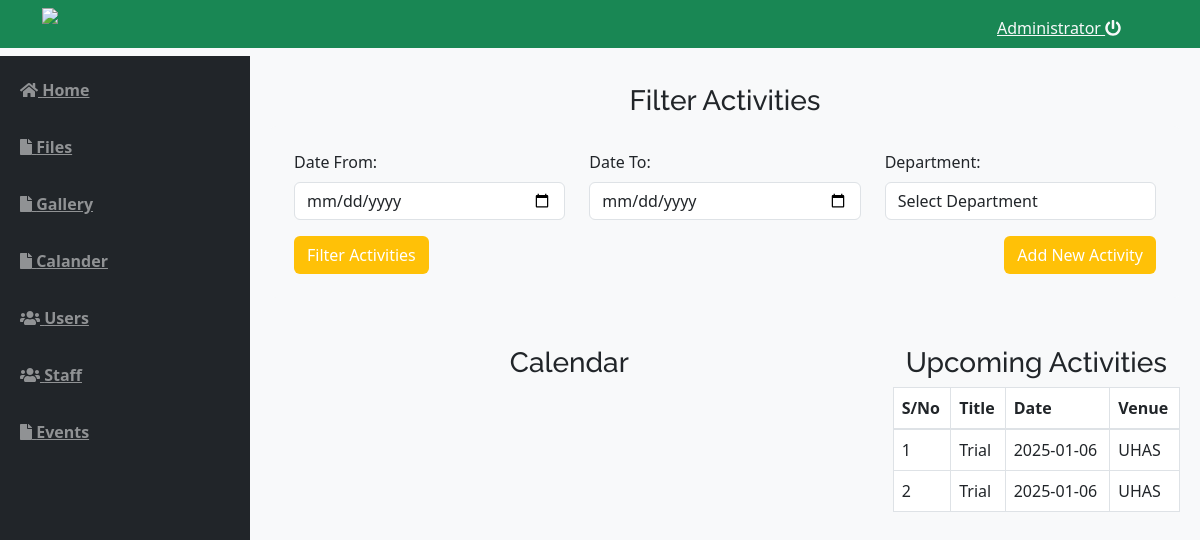
/index.php?page=calendar (signed in), run on the app's committed database.
### tables this page shows
CREATE TABLE `activities` (
  `id` int(11) NOT NULL,
  `activity_title` varchar(255) NOT NULL,
  `activity_date` date NOT NULL,
  `activity_time` time NOT NULL,
  `venue` varchar(255) DEFAULT NULL,
  `directorate` varchar(255) DEFAULT NULL,
  `number_of_attendees` int(11) DEFAULT NULL,
  `approved_by` varchar(255) DEFAULT NULL,
  `remarks` text DEFAULT NULL
);

### calendar.php (the view, shortened to what this page needs)
<?php
include 'database/db_connect.php';
$search_date_from = isset($_POST['date_from']) ? $_POST['date_from'] : '';
$search_date_to = isset($_POST['date_to']) ? $_POST['date_to'] : '';
$query = "SELECT * FROM activities WHERE 1";
$stmt = $pdo->prepare($query);
$stmt->execute();
$activities = $stmt->fetchAll();
?>
<!DOCTYPE html>
<html lang="en">
<head>
    <link href="https://cdn.jsdelivr.net/npm/bootstrap@5.3.0-alpha1/dist/css/bootstrap.min.css" rel="stylesheet">
    <link href="https://cdn.jsdelivr.net/npm/font-awesome/css/font-awesome.min.css" rel="stylesheet">
    <link href="https://cdnjs.cloudflare.com/ajax/libs/fullcalendar/3.2.0/fullcalendar.min.css" rel="stylesheet">
</head>
<body>
    <div class="container">
        <h3 class="text-center">Filter Activities</h3>
        <form action="calendar_activities.php" method="POST" class="bg-light p-4 rounded">
            <div class="row">
                <div class="col-md-4">
                    <label for="date_from" class="form-label">Date From:</label>
                    <input type="date" class="form-control" name="date_from" id="date_from" value="<?php echo htmlspecialchars($search_date_from); ?>">
                </div>
                <div class="col-md-4">
                    <label for="date_to" class="form-label">Date To:</label>
                    <input type="date" class="form-control" name="date_to" id="date_to" value="<?php echo htmlspecialchars($search_date_to); ?>">
                </div>
                <div class="col-md-4">
                    <label for="department" class="form-label">Department:</label>
                    <select class="form-control" name="department" id="department">
                        <option value="">Select Department</option>
                    </select>
                </div>
            </div>
            <div class="d-flex justify-content-between mt-3">
                <button type="submit" class="btn btn-custom">Filter Activities</button>
                <a href="index.php?page=add_activity" class="btn btn-custom">Add New Activity</a>
            </div>
        </form>
        <div class="row mt-5">
            <div class="col-lg-8">
                <h3 class="text-center">Calendar</h3>
            </div>
            <div class="col-lg-4">
                <h3 class="text-center">Upcoming Activities</h3>
                <table class="table table-bordered table-hover">
                    <thead>
                        <tr>
                            <th>S/No</th>
                            <th>Title</th>
                            <th>Date</th>
                            <th>Venue</th>
                        </tr>
                    </thead>
                    <tbody>
                        <?php
                        $i = 1;
                        foreach ($activities as $activity):
                        ?>
                        <tr>
                            <td><?php echo $i++; ?></td>
                            <td><?php echo htmlspecialchars($activity['activity_title']); ?></td>
                            <td><?php echo htmlspecialchars($activity['activity_date']); ?></td>
                            <td><?php echo htmlspecialchars($activity['venue']); ?></td>
                        </tr>
                        <?php endforeach; ?>
                    </tbody>
                </table>
            </div>
        </div>
    </div>
</body>
</html>

### assets/css/style.css (style rules this page uses)
body { font-family: "Open Sans", sans-serif; color: #444444; width: 100%; height: calc(100%); }
a { color: #1977cc; }
h1, h2, h3, h4, h5, h6 { font-family: "Raleway", sans-serif; }

### index.php (style rules this page uses)
body { background: #80808045; }

### calendar.php (style rules this page uses)
body { background-color: #f8f9fa; }
.container { margin-top: 20px; }
.btn-custom { background-color: #ffc107; color: white; }

### data on the page
activities: activity_title "Trial", activity_date "2025-01-06", venue "UHAS"
activities: activity_title "Trial", activity_date "2025-01-06", venue "UHAS"

### other printed values
$_SESSION['login_name'] "Administrator"
